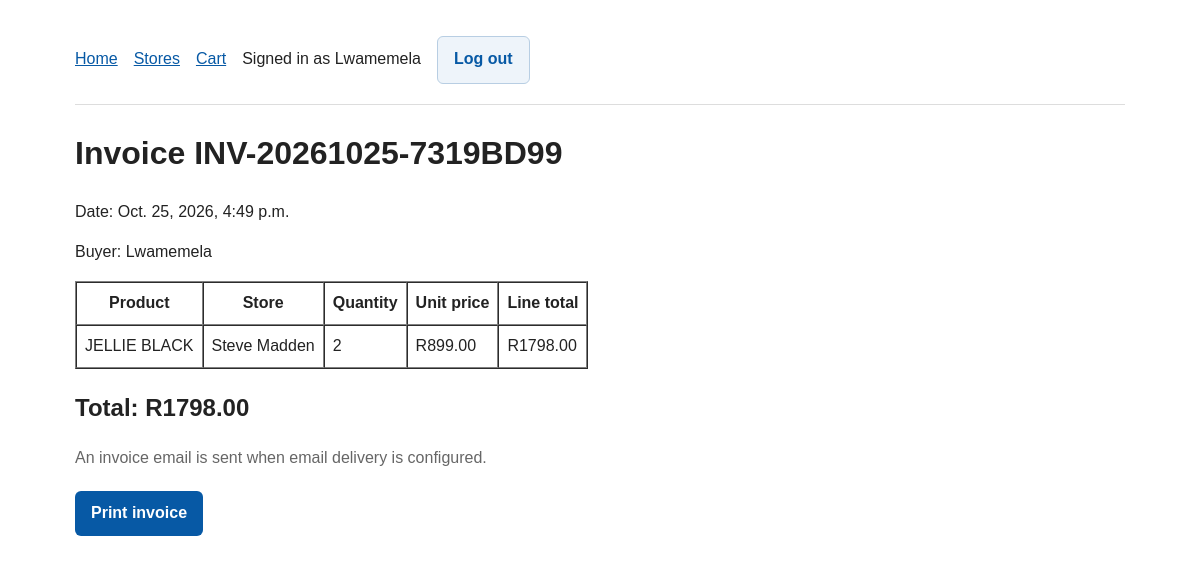
/orders/1/ (signed in), run on an earlier commit of the app's database.
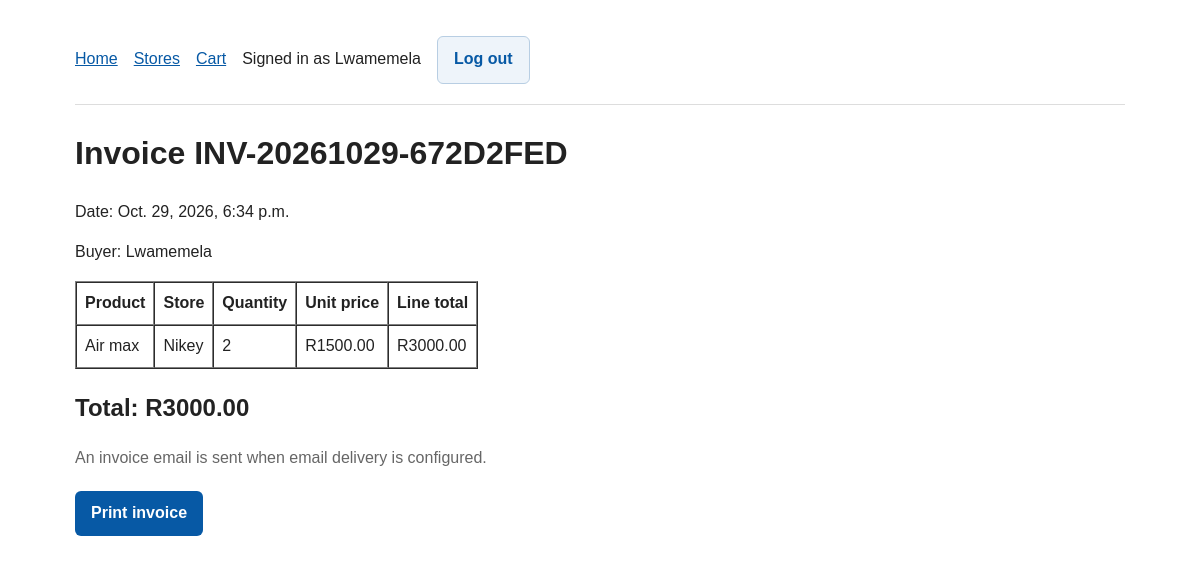
And on a later commit of the database.
### shop/models.py (models this page shows, shortened)
class Order(models.Model):
    buyer = models.ForeignKey(settings.AUTH_USER_MODEL, on_delete=models.PROTECT, related_name='orders')
    created_at = models.DateTimeField(auto_now_add=True)
    total = models.DecimalField(max_digits=12, decimal_places=2, default=Decimal('0.00'))
    invoice_number = models.CharField(max_length=32, unique=True)

class OrderItem(models.Model):
    order = models.ForeignKey(Order, on_delete=models.CASCADE, related_name='items')
    product = models.ForeignKey(Product, on_delete=models.PROTECT, related_name='order_items')
    product_name = models.CharField(max_length=120)
    store_name = models.CharField(max_length=120)
    quantity = models.PositiveIntegerField()
    unit_price = models.DecimalField(max_digits=10, decimal_places=2)
    @property
    def line_total(self):
        return self.unit_price * self.quantity

### shop/views.py (the view)
# urls.py: path('orders/<int:order_id>/', views.invoice, name='invoice'),
@login_required
def invoice(request, order_id):
    order = get_object_or_404(Order.objects.prefetch_related('items'), pk=order_id, buyer=request.user)
    return render(request, 'shop/invoice.html', {'order': order})

### shop/templates/shop/invoice.html
{% extends 'shop/base.html' %}{% block content %}<h1>Invoice {{ order.invoice_number }}</h1><p>Date: {{ order.created_at }}</p><p>Buyer: {{ order.buyer.username }}</p><table border="1" cellpadding="8" cellspacing="0"><thead><tr><th>Product</th><th>Store</th><th>Quantity</th><th>Unit price</th><th>Line total</th></tr></thead><tbody>{% for item in order.items.all %}<tr><td>{{ item.product_name }}</td><td>{{ item.store_name }}</td><td>{{ item.quantity }}</td><td>R{{ item.unit_price }}</td><td>R{{ item.line_total }}</td></tr>{% endfor %}</tbody></table><h2>Total: R{{ order.total }}</h2><p class="muted">An invoice email is sent when email delivery is configured.</p><button onclick="window.print()">Print invoice</button>{% endblock %}

What changed in the data, as far as the page shows it:
changed Order "Lwamemela": invoice_number "INV-20261025-7319BD99" → "INV-20261029-672D2FED"; created_at "Oct. 25, 2026, 4:49 p.m." → "Oct. 29, 2026, 6:34 p.m."; total "1798.00" → "3000.00"
changed OrderItem: product_name "JELLIE BLACK" → "Air max"; store_name "Steve Madden" → "Nikey"; unit_price "899.00" → "1500.00"; line_total "1798.00" → "3000.00"
